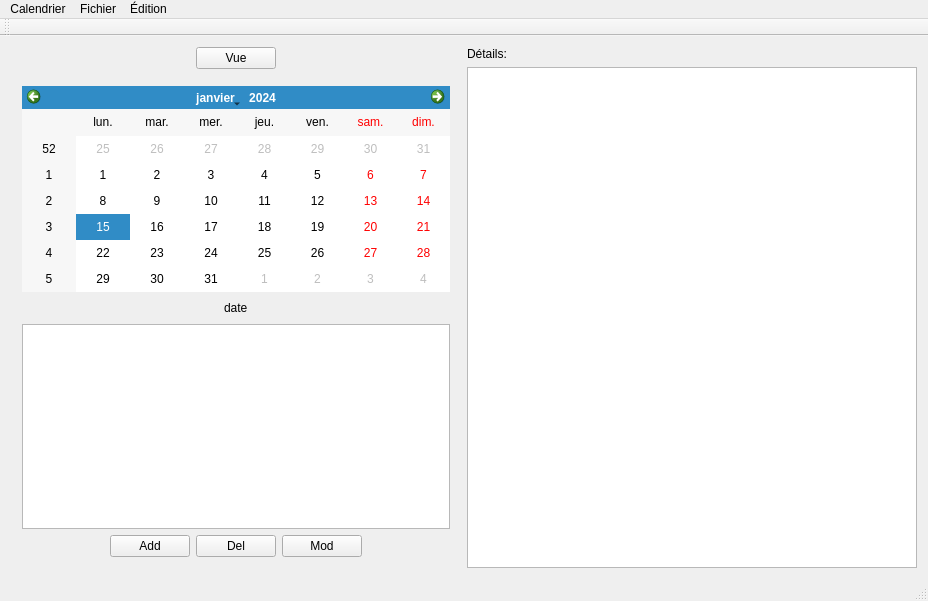
<?xml version="1.0" encoding="UTF-8"?>
<ui version="4.0">
 <class>MainWindow</class>
 <widget class="QMainWindow" name="MainWindow">
  <property name="geometry">
   <rect>
    <x>0</x>
    <y>0</y>
    <width>928</width>
    <height>601</height>
   </rect>
  </property>
  <property name="windowTitle">
   <string>MainWindow</string>
  </property>
  <widget class="QWidget" name="centralWidget">
   <layout class="QHBoxLayout" name="horizontalLayout_8">
    <item>
     <layout class="QVBoxLayout" name="verticalLayout_4">
      <item>
       <layout class="QHBoxLayout" name="horizontalLayout_7">
        <item>
         <spacer name="horizontalSpacer_5">
          <property name="orientation">
           <enum>Qt::Horizontal</enum>
          </property>
          <property name="sizeHint" stdset="0">
           <size>
            <width>40</width>
            <height>20</height>
           </size>
          </property>
         </spacer>
        </item>
        <item>
         <widget class="QPushButton" name="viewButton">
          <property name="text">
           <string>Vue</string>
          </property>
         </widget>
        </item>
        <item>
         <spacer name="horizontalSpacer_6">
          <property name="orientation">
           <enum>Qt::Horizontal</enum>
          </property>
          <property name="sizeHint" stdset="0">
           <size>
            <width>40</width>
            <height>20</height>
           </size>
          </property>
         </spacer>
        </item>
       </layout>
      </item>
      <item>
       <widget class="QStackedWidget" name="leftPane">
        <property name="layoutDirection">
         <enum>Qt::RightToLeft</enum>
        </property>
        <property name="frameShape">
         <enum>QFrame::NoFrame</enum>
        </property>
        <property name="currentIndex">
         <number>0</number>
        </property>
        <widget class="QWidget" name="page_1">
         <layout class="QVBoxLayout" name="verticalLayout">
          <item>
           <layout class="QVBoxLayout" name="verticalLayout_2">
            <item>
             <widget class="QCalendarWidget" name="calendarWidget">
              <property name="layoutDirection">
               <enum>Qt::LeftToRight</enum>
              </property>
              <property name="locale">
               <locale language="French" country="France"/>
              </property>
             </widget>
            </item>
            <item>
             <layout class="QHBoxLayout" name="horizontalLayout_2">
              <item>
               <spacer name="z_horizontalSpacer_4">
                <property name="orientation">
                 <enum>Qt::Horizontal</enum>
                </property>
                <property name="sizeHint" stdset="0">
                 <size>
                  <width>40</width>
                  <height>20</height>
                 </size>
                </property>
               </spacer>
              </item>
              <item>
               <widget class="QLabel" name="selectedDate">
                <property name="locale">
                 <locale language="French" country="Canada"/>
                </property>
                <property name="text">
                 <string>date</string>
                </property>
               </widget>
              </item>
              <item>
               <spacer name="z_horizontalSpacer_3">
                <property name="orientation">
                 <enum>Qt::Horizontal</enum>
                </property>
                <property name="sizeHint" stdset="0">
                 <size>
                  <width>40</width>
                  <height>20</height>
                 </size>
                </property>
               </spacer>
              </item>
             </layout>
            </item>
            <item>
             <widget class="QTableView" name="dayEventsShort">
              <property name="selectionMode">
               <enum>QAbstractItemView::SingleSelection</enum>
              </property>
              <property name="selectionBehavior">
               <enum>QAbstractItemView::SelectRows</enum>
              </property>
              <property name="showGrid">
               <bool>false</bool>
              </property>
             </widget>
            </item>
            <item>
             <layout class="QHBoxLayout" name="horizontalLayout">
              <item>
               <spacer name="z_horizontalSpacer">
                <property name="orientation">
                 <enum>Qt::Horizontal</enum>
                </property>
                <property name="sizeHint" stdset="0">
                 <size>
                  <width>40</width>
                  <height>20</height>
                 </size>
                </property>
               </spacer>
              </item>
              <item>
               <widget class="QPushButton" name="modEventButton">
                <property name="text">
                 <string>Mod</string>
                </property>
               </widget>
              </item>
              <item>
               <widget class="QPushButton" name="delEventButton">
                <property name="text">
                 <string>Del</string>
                </property>
               </widget>
              </item>
              <item>
               <widget class="QPushButton" name="addEventButton">
                <property name="text">
                 <string>Add</string>
                </property>
               </widget>
              </item>
              <item>
               <spacer name="z_horizontalSpacer_2">
                <property name="orientation">
                 <enum>Qt::Horizontal</enum>
                </property>
                <property name="sizeHint" stdset="0">
                 <size>
                  <width>40</width>
                  <height>20</height>
                 </size>
                </property>
               </spacer>
              </item>
             </layout>
            </item>
           </layout>
          </item>
         </layout>
         <zorder></zorder>
        </widget>
        <widget class="QWidget" name="page_2">
         <property name="layoutDirection">
          <enum>Qt::LeftToRight</enum>
         </property>
         <layout class="QHBoxLayout" name="horizontalLayout_6">
          <item>
           <layout class="QVBoxLayout" name="verticalLayout_3">
            <item>
             <layout class="QHBoxLayout" name="horizontalLayout_5">
              <item>
               <spacer name="horizontalSpacer_4">
                <property name="orientation">
                 <enum>Qt::Horizontal</enum>
                </property>
                <property name="sizeHint" stdset="0">
                 <size>
                  <width>40</width>
                  <height>20</height>
                 </size>
                </property>
               </spacer>
              </item>
              <item>
               <widget class="QLabel" name="label">
                <property name="text">
                 <string>Date</string>
                </property>
               </widget>
              </item>
              <item>
               <spacer name="horizontalSpacer">
                <property name="orientation">
                 <enum>Qt::Horizontal</enum>
                </property>
                <property name="sizeHint" stdset="0">
                 <size>
                  <width>40</width>
                  <height>20</height>
                 </size>
                </property>
               </spacer>
              </item>
              <item>
               <widget class="QPushButton" name="addEventButton_2">
                <property name="text">
                 <string>+</string>
                </property>
               </widget>
              </item>
             </layout>
            </item>
            <item>
             <widget class="QTableView" name="dayEventsLong">
              <property name="selectionMode">
               <enum>QAbstractItemView::SingleSelection</enum>
              </property>
              <property name="selectionBehavior">
               <enum>QAbstractItemView::SelectRows</enum>
              </property>
             </widget>
            </item>
            <item>
             <layout class="QHBoxLayout" name="horizontalLayout_4">
              <item>
               <spacer name="horizontalSpacer_2">
                <property name="orientation">
                 <enum>Qt::Horizontal</enum>
                </property>
                <property name="sizeHint" stdset="0">
                 <size>
                  <width>40</width>
                  <height>20</height>
                 </size>
                </property>
               </spacer>
              </item>
              <item>
               <widget class="QPushButton" name="pushButton_2">
                <property name="text">
                 <string>-</string>
                </property>
               </widget>
              </item>
              <item>
               <widget class="QPushButton" name="pushButton_3">
                <property name="text">
                 <string>Mod</string>
                </property>
               </widget>
              </item>
              <item>
               <spacer name="horizontalSpacer_3">
                <property name="orientation">
                 <enum>Qt::Horizontal</enum>
                </property>
                <property name="sizeHint" stdset="0">
                 <size>
                  <width>40</width>
                  <height>20</height>
                 </size>
                </property>
               </spacer>
              </item>
             </layout>
            </item>
            <item>
             <layout class="QHBoxLayout" name="horizontalLayout_3">
              <item>
               <widget class="QLabel" name="label_2">
                <property name="text">
                 <string>Filtre</string>
                </property>
               </widget>
              </item>
              <item>
               <widget class="QLineEdit" name="filterString"/>
              </item>
             </layout>
            </item>
           </layout>
          </item>
         </layout>
        </widget>
       </widget>
      </item>
     </layout>
    </item>
    <item>
     <layout class="QVBoxLayout" name="rightPaneLayout">
      <item>
       <widget class="QLabel" name="label_3">
        <property name="text">
         <string>Détails:</string>
        </property>
       </widget>
      </item>
      <item>
       <widget class="QTextEdit" name="eventDetails"/>
      </item>
     </layout>
    </item>
   </layout>
  </widget>
  <widget class="QMenuBar" name="menuBar">
   <property name="geometry">
    <rect>
     <x>0</x>
     <y>0</y>
     <width>928</width>
     <height>25</height>
    </rect>
   </property>
   <widget class="QMenu" name="menuCalendrier">
    <property name="title">
     <string>Calendrier</string>
    </property>
   </widget>
   <widget class="QMenu" name="menuEdition">
    <property name="title">
     <string>Édition</string>
    </property>
   </widget>
   <widget class="QMenu" name="menuFichier">
    <property name="title">
     <string>Fichier</string>
    </property>
   </widget>
   <addaction name="menuCalendrier"/>
   <addaction name="menuFichier"/>
   <addaction name="menuEdition"/>
  </widget>
  <widget class="QToolBar" name="mainToolBar">
   <attribute name="toolBarArea">
    <enum>TopToolBarArea</enum>
   </attribute>
   <attribute name="toolBarBreak">
    <bool>false</bool>
   </attribute>
  </widget>
  <widget class="QStatusBar" name="statusBar"/>
 </widget>
 <layoutdefault spacing="6" margin="11"/>
 <resources/>
 <connections/>
</ui>
